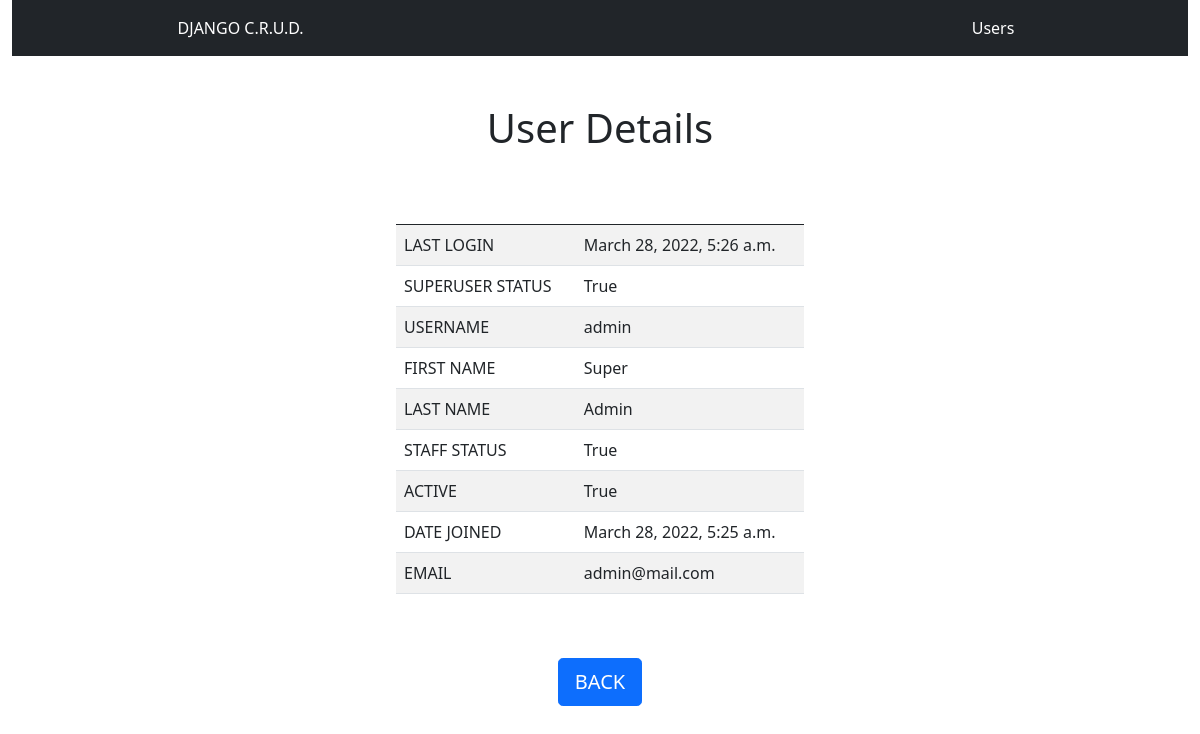
Page /users/1/detail/ on the committed database.
### users/models.py (models this page shows)
class User(AbstractUser):
    email = models.EmailField(max_length=100)
    def get_fields(self):
        return [(field.verbose_name, field.value_from_object(self))
                for field in self.__class__._meta.fields[2:]
                ]

### users/views.py (the view)
# urls.py: path('users/<int:pk>/detail/', UserDetailView.as_view(), name='user_detail'),
class UserDetailView(UserBaseView, DetailView):
    """View to list the details from one User.
    Use the 'User' variable in the template to access
    the specific User here and in the Views below"""

### users/templates/users/user_detail.html
{% extends 'base.html' %}
{% block content %}
<div class="container mt-5" style="width: 70%;">
    <div class="col">
        <h1 class="text-center">User Details</h1>
        <div class="d-flex justify-content-center">
            <table class="table table-striped mt-5" style="width: 50%">
                <thead>
                    <tr>
                        <th scope="col"></th>
                        <th scope="col"></th>
                    </tr>
                </thead>
                <tbody>
                    {% for label, value in user.get_fields  %}
                        <tr>
                            <td>{{label | upper}}</td>
                            <td>{{value}}</td>
                        </tr>
                    {% endfor %}
                </tbody>
            </table>
        </div>
        <div class="d-flex justify-content-center">
            <a href="{% url 'users:all' %}" class="d-block btn btn-primary btn-lg my-5">BACK</a>
        </div>
    </div>
</div>
{% endblock  %}

### rows in the picture
User: get_fields "March 28, 2022, 5:26 a.m." "admin" "Super" "Admin" "March 28, 2022, 5:25 a.m." "admin@mail.com"

### other values in the picture
{{ label | upper }} "LAST LOGIN" "SUPERUSER STATUS" "USERNAME" "FIRST NAME" "LAST NAME" "STAFF STATUS" "ACTIVE" "DATE JOINED" "EMAIL"
{{ value }} "True" "True" "True"
